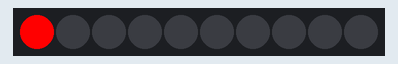
Recording of a sketch running on a simulated Arduino Uno, built with avr-gcc and run on an emulated ATmega328P. Shown: 10 RGB LEDs in strip order, left to right.

Above: at 0.15 s.
At 0.56 s:
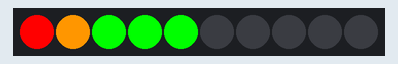
At 1.07 s:
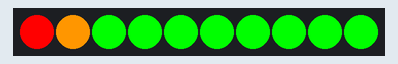
At 1.47 s:
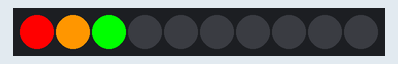

Measured:
- by itself, everything shown: repeats every 1.1 s, in 11 steps

The sketch:

Lesson_33_LED_Bar_Display.ino
```cpp
/*
    Grove LED Bar - Level Example
    This example will show you how to use setLevel() function of this library.
    The setLevel() function illuminates the given number of LEDs from either side.

    Syntax setLevel(level)
    0  = all LEDs off
    5  = 5 LEDs on
    10 = all LEDs on
*/

#include <Grove_LED_Bar.h>

//BE SURE USE CORRESPONDING DEVICE
//Grove_LED_Bar bar(6, 7, 0, LED_CIRCULAR_24);
//FOR LED_BAR_10
Grove_LED_Bar bar(7, 6, 0, LED_BAR_10); // Clock pin, Data pin, Orientation

void setup() {
    // nothing to initialize
    bar.begin();
}

void loop() {
    // Walk through the levels
    for (int i = 0; i <= 10; i++) {
        bar.setLevel(i);
        delay(100);
    }
}
```
